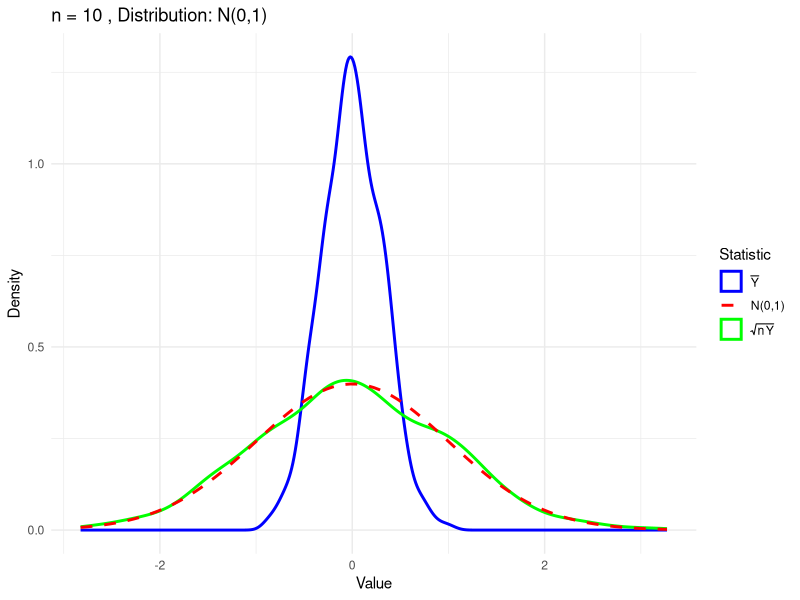
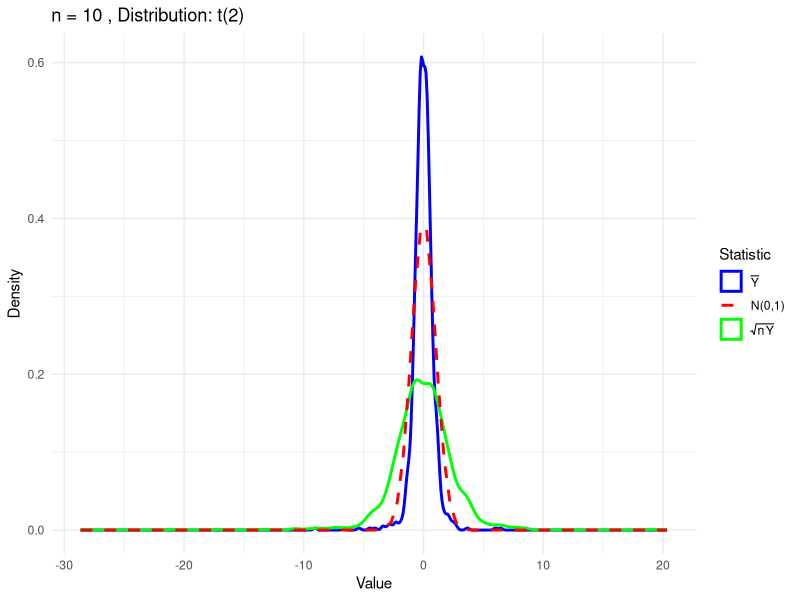
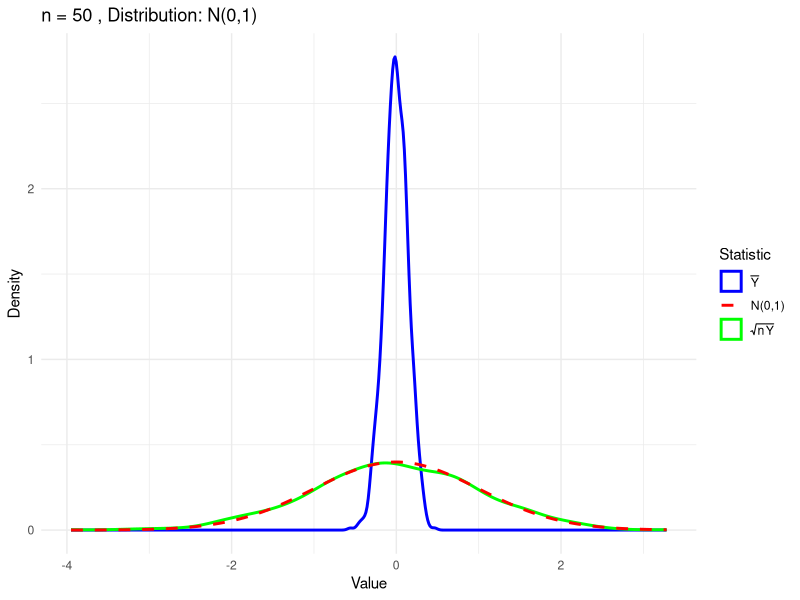
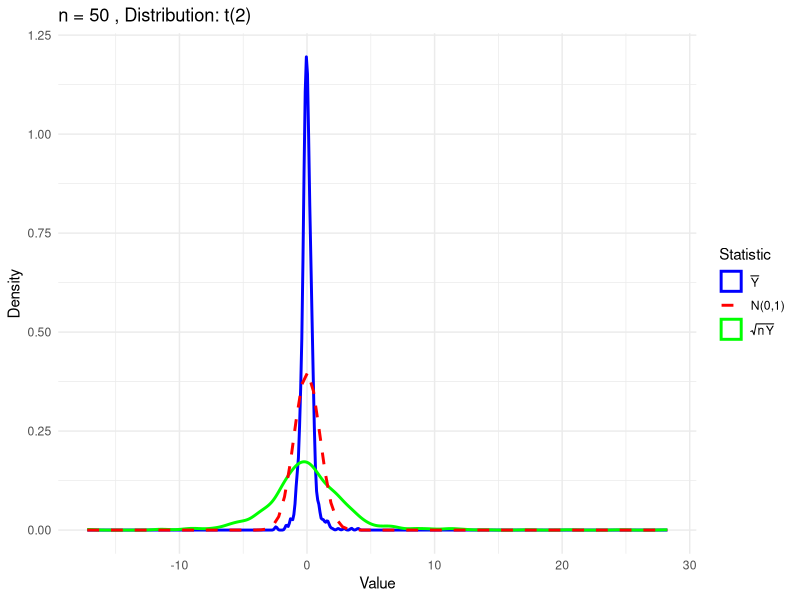
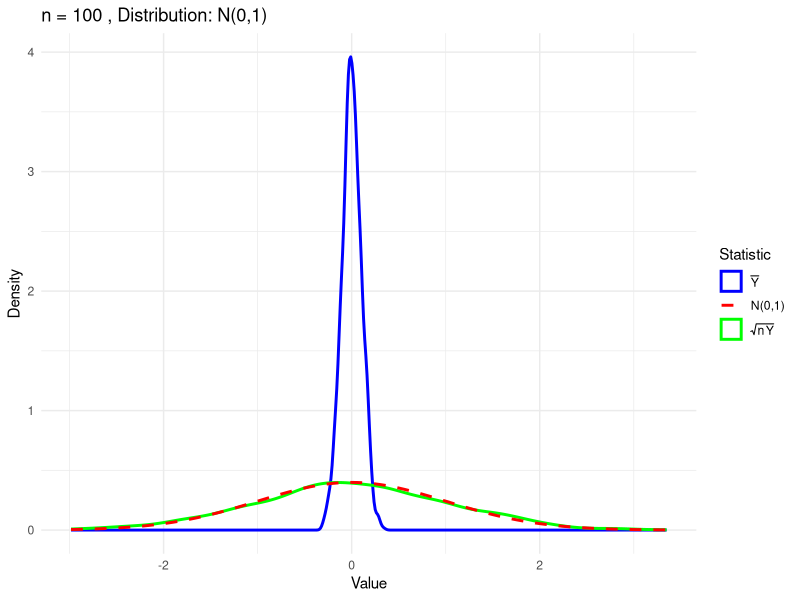
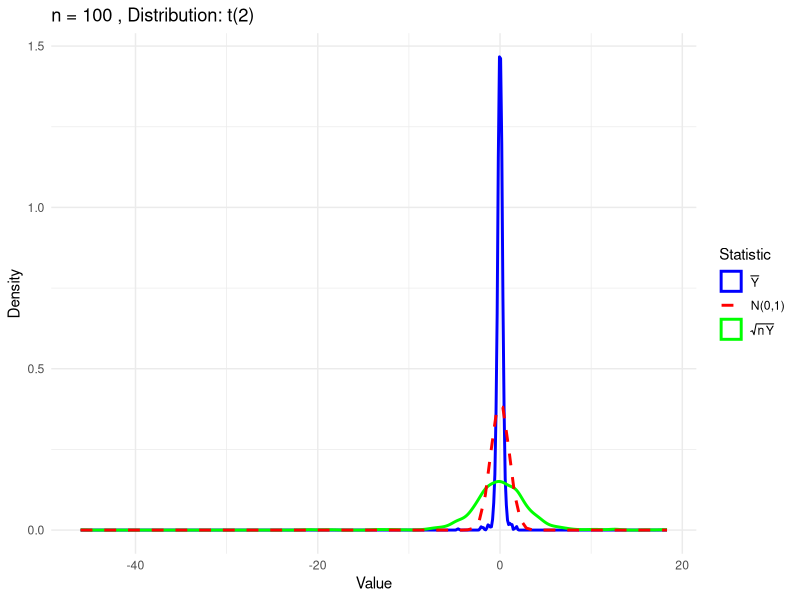

Write the R code that produced these figures, in order.
# Set seed for reproducibility
set.seed(12345)

# Define parameters
n_values <- c(10, 50, 100)  # Sample sizes
distributions <- c("normal", "t2")  # Distributions: normal and t with 2 degrees of freedom
B <- 1000  # Number of replications

# Create a function to perform simulations
simulate_statistics <- function(n, dist, B) {
  # Initialize vectors to store statistics
  mean_Y <- numeric(B)
  sqrt_n_mean_Y <- numeric(B)
  
  for (b in 1:B) {
    # Generate sample based on the specified distribution
    if (dist == "normal") {
      Y_sample <- rnorm(n, mean = 0, sd = 1)
    } else if (dist == "t2") {
      Y_sample <- rt(n, df = 2)
    }
    
    # Compute statistics
    mean_Y[b] <- mean(Y_sample)
    sqrt_n_mean_Y[b] <- sqrt(n) * mean_Y[b]
  }
  
  # Return a list of statistics
  return(list(mean_Y = mean_Y, sqrt_n_mean_Y = sqrt_n_mean_Y))
}

# Load necessary library for plotting
library(ggplot2)

# Loop over combinations of n and distributions
for (n in n_values) {
  for (dist in distributions) {
    # Perform simulations
    stats <- simulate_statistics(n, dist, B)
    
    # Prepare data for plotting
    data_mean_Y <- data.frame(value = stats$mean_Y, Statistic = "mean_Y")
    data_sqrt_n_mean_Y <- data.frame(value = stats$sqrt_n_mean_Y, Statistic = "sqrt_n_mean_Y")
    data_all <- rbind(data_mean_Y, data_sqrt_n_mean_Y)
    
    # Plot KDEs and compare with N(0,1)
    p <- ggplot(data_all, aes(x = value, color = Statistic)) +
      geom_density(linewidth = 1) +
      stat_function(fun = dnorm, args = list(mean = 0, sd = 1), aes(color = "N(0,1)"), linewidth = 1, linetype = "dashed") +
      labs(title = paste("n =", n, ", Distribution:", ifelse(dist == "normal", "N(0,1)", "t(2)")),
           x = "Value", y = "Density") +
      scale_color_manual(name = "Statistic",
                         values = c("mean_Y" = "blue", "sqrt_n_mean_Y" = "green", "N(0,1)" = "red"),
                         labels = c("mean_Y" = expression(bar(Y)),
                                    "sqrt_n_mean_Y" = expression(sqrt(n) * bar(Y)),
                                    "N(0,1)" = "N(0,1)")) +
      theme_minimal()
    
    # Print the plot
    print(p)
  }
}
